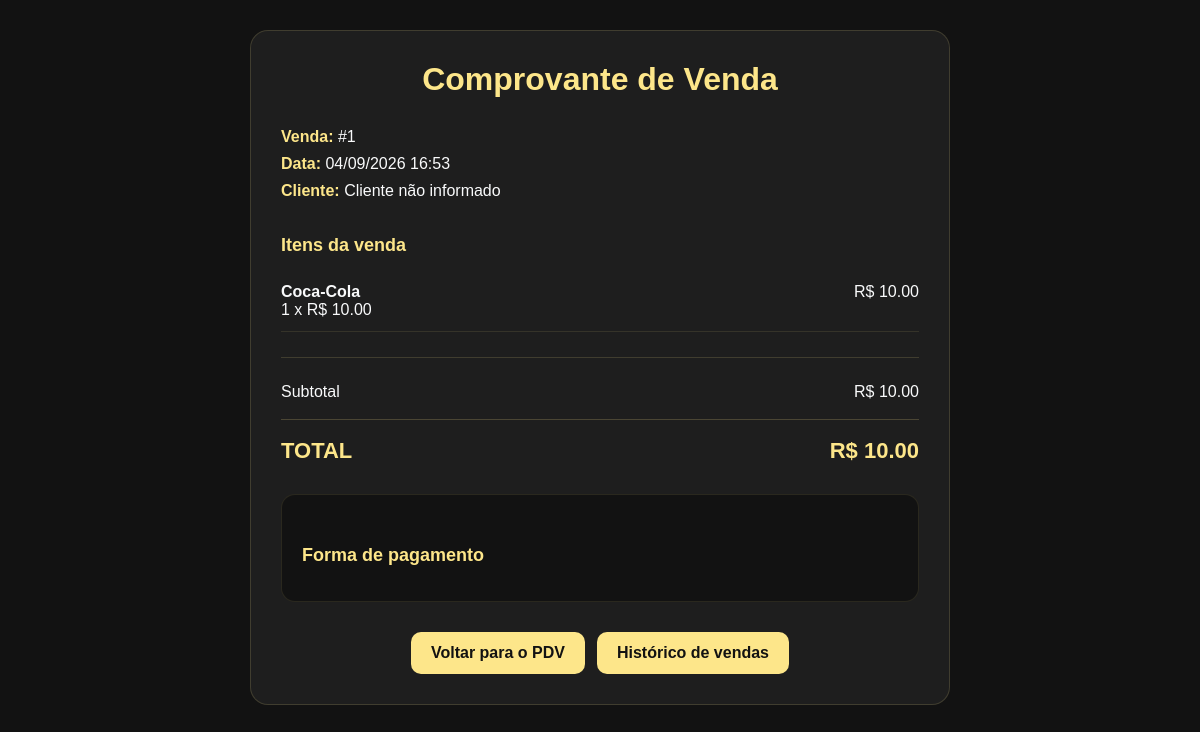
/pdv/venda/1 (signed in), run on the app's committed database.
### app/models/venda.py (models this page shows, shortened)
class Venda(Base):
    __tablename__ = "vendas"
    id = Column(Integer, primary_key=True, index=True)
    cliente_id = Column(
        Integer,
        ForeignKey("clientes.id", ondelete="SET NULL"),
        nullable=True
    )
    usuario_id = Column(
        Integer,
        ForeignKey("usuarios.id", ondelete="SET NULL"),
        nullable=True
    )
    total_bruto = Column(
        Float,
        nullable=False,
        default=0.0
    )
    total_liquido = Column(
        Float,
        nullable=False,
        default=0.0
    )
    desconto = Column(
        Float,
        nullable=False,
        default=0.0
    )
    tipo_desconto = Column(
        String(20),
        nullable=True
    )
    forma_pagamento_1 = Column(
        String(50),
        nullable=True
    )
    valor_pagamento_1 = Column(
        Float,
        nullable=False,
        default=0.0
    )
    forma_pagamento_2 = Column(
        String(50),
        nullable=True
    )
    valor_pagamento_2 = Column(
        Float,
        nullable=False,
        default=0.0
    )
    observacao = Column(
        String(255),
        nullable=True
    )
    criado_em = Column(
        DateTime,
        server_default=func.now()
    )
    cliente = relationship(
        "Cliente",
        back_populates="vendas"
    )
    usuario = relationship(
        "Usuario",
        backref="vendas"
    )
    itens = relationship(
        "ItemVenda",
        back_populates="venda",
        cascade="all, delete-orphan"
    )

class ItemVenda(Base):
    __tablename__ = "itens_venda"
    id = Column(
        Integer,
        primary_key=True,
        index=True
    )
    venda_id = Column(
        Integer,
        ForeignKey("vendas.id", ondelete="CASCADE"),
        nullable=False
    )
    produto_id = Column(
        Integer,
        ForeignKey("produtos.id", ondelete="SET NULL"),
        nullable=True
    )
    produto_nome = Column(
        String(150),
        nullable=False
    )
    quantidade = Column(
        Integer,
        nullable=False
    )
    preco_unitario = Column(
        Float,
        nullable=False
    )
    venda = relationship(
        "Venda",
        back_populates="itens"
    )
    produto = relationship(
        "Produto",
        backref="itens_venda"
    )

### app/controllers/pdv_controller.py (the view)
@router.get("/venda/{venda_id}")
def detalhe_venda(
    venda_id: int,
    request: Request,
    db: Session = Depends(get_db),
    usuario=Depends(get_usuario_logado)
):
    venda = (
        db.query(Venda)
        .filter(Venda.id == venda_id)
        .first()
    )
    if not venda:
        return RedirectResponse(
            url="/pdv/",
            status_code=303
        )
    return templates.TemplateResponse(
        request,
        "pdv/comprovante.html",
        {
            "request": request,
            "usuario": usuario,
            "venda": venda
        }
    )

### app/templates/pdv/comprovante.html (shortened to what this page needs)
<!DOCTYPE html>
<html lang="pt-BR">
<head>
</head>
<body>
    <div class="comprovante">
        <h1>Comprovante de Venda</h1>
        <div class="informacoes">
            <div>
                <strong>Venda:</strong>
                #{{ venda.id }}
            </div>
            <div>
                <strong>Data:</strong>
                {{ venda.criado_em.strftime("%d/%m/%Y %H:%M") if venda.criado_em else "-" }}
            </div>
            <div>
                <strong>Cliente:</strong>
                {% if venda.cliente %}
                    {{ venda.cliente.nome }}
                {% else %}
                    Cliente não informado
                {% endif %}
            </div>
        </div>
        <h2>Itens da venda</h2>
        {% for item in venda.itens %}
        <div class="item">
            <div class="item-nome">
                <strong>{{ item.produto_nome }}</strong>
                <br>
                {{ item.quantidade }} x
                R$ {{ "%.2f"|format(item.preco_unitario) }}
            </div>
            <div class="item-valor">
                R$ {{ "%.2f"|format(item.subtotal) }}
            </div>
        </div>
        {% endfor %}
        <div class="totais">
            <div class="total-linha">
                <span>Subtotal</span>
                <span>
                    R$ {{ "%.2f"|format(venda.total_bruto) }}
                </span>
            </div>
            <div class="total-final">
                <span>TOTAL</span>
                <span>
                    R$ {{ "%.2f"|format(venda.total_liquido) }}
                </span>
            </div>
        </div>
        <div class="pagamentos">
            <h2>Forma de pagamento</h2>
        </div>
        <div class="botoes">
            <a href="/pdv/" class="botao">
                Voltar para o PDV
            </a>
            <a href="/pdv/historico" class="botao">
                Histórico de vendas
            </a>
        </div>
    </div>
</body>
</html>

### app/templates/pdv/comprovante.html (style rules this page uses)
body { margin: 0; padding: 30px; background: #121212; color: #F9FAFB; font-family: Arial, sans-serif; }
.comprovante { max-width: 700px; margin: 0 auto; background: #1E1E1E; border: 1px solid rgba(253, 230, 138, 0.15); border-radius: 18px; padding: 30px; box-sizing: border-box; }
h1 { text-align: center; color: #FDE68A; margin-top: 0; margin-bottom: 25px; }
h2 { color: #FDE68A; font-size: 18px; margin-top: 30px; margin-bottom: 15px; }
.informacoes { margin-bottom: 25px; line-height: 1.7; }
.informacoes strong { color: #FDE68A; }
.item { display: flex; justify-content: space-between; gap: 20px; padding: 12px 0; border-bottom: 1px solid rgba(253, 230, 138, 0.10); }
.item-nome { flex: 1; }
.item-valor { white-space: nowrap; }
.totais { margin-top: 25px; padding-top: 15px; border-top: 1px solid rgba(253, 230, 138, 0.15); }
.total-linha { display: flex; justify-content: space-between; gap: 20px; margin: 10px 0; }
.total-final { display: flex; justify-content: space-between; gap: 20px; margin-top: 18px; padding-top: 18px; border-top: 1px solid rgba(253, 230, 138, 0.20); color: #FDE68A; font-size: 22px; font-weight: bold; }
.pagamentos { margin-top: 30px; padding: 20px; background: #121212; border-radius: 14px; border: 1px solid rgba(253, 230, 138, 0.10); }
.botoes { display: flex; justify-content: center; gap: 12px; margin-top: 30px; }
.botao { display: inline-block; padding: 12px 20px; border-radius: 10px; text-decoration: none; background: #FDE68A; color: #121212; font-weight: bold; transition: 0.2s; }

### data on the page
Venda: id "1", criado_em "04/09/2026 16:53", total_bruto "10.00", total_liquido "10.00"
ItemVenda: produto_nome "Coca-Cola", quantidade "1", preco_unitario "10.00", subtotal "10.00"
